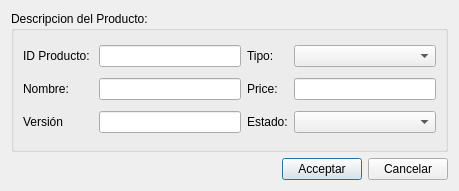
<?xml version="1.0" encoding="UTF-8"?>
<ui version="4.0">
 <class>Dialog</class>
 <widget class="QDialog" name="Dialog">
  <property name="geometry">
   <rect>
    <x>0</x>
    <y>0</y>
    <width>459</width>
    <height>191</height>
   </rect>
  </property>
  <property name="windowTitle">
   <string>Dialog</string>
  </property>
  <layout class="QVBoxLayout" name="verticalLayout">
   <item>
    <widget class="QGroupBox" name="groupBox">
     <property name="title">
      <string>Descripcion del Producto:</string>
     </property>
     <layout class="QGridLayout" name="gridLayout">
      <item row="0" column="1">
       <widget class="QLineEdit" name="productIDEditt"/>
      </item>
      <item row="0" column="2">
       <widget class="QLabel" name="typeLabel">
        <property name="text">
         <string>Tipo:   </string>
        </property>
       </widget>
      </item>
      <item row="0" column="0">
       <widget class="QLabel" name="productIDLabel">
        <property name="text">
         <string>ID Producto: </string>
        </property>
       </widget>
      </item>
      <item row="1" column="0">
       <widget class="QLabel" name="nameLabel">
        <property name="text">
         <string>Nombre:</string>
        </property>
       </widget>
      </item>
      <item row="1" column="1">
       <widget class="QLineEdit" name="nameEdit"/>
      </item>
      <item row="1" column="3">
       <widget class="QLineEdit" name="priceEdit"/>
      </item>
      <item row="1" column="2">
       <widget class="QLabel" name="priceLabel">
        <property name="text">
         <string>Price:</string>
        </property>
       </widget>
      </item>
      <item row="2" column="0">
       <widget class="QLabel" name="versionLabel">
        <property name="text">
         <string>Versión</string>
        </property>
       </widget>
      </item>
      <item row="2" column="1">
       <widget class="QLineEdit" name="versionEdit"/>
      </item>
      <item row="2" column="2">
       <widget class="QLabel" name="statusLabel">
        <property name="text">
         <string>Estado:</string>
        </property>
       </widget>
      </item>
      <item row="0" column="3">
       <widget class="QComboBox" name="typeComboBox"/>
      </item>
      <item row="2" column="3">
       <widget class="QComboBox" name="statusComboBox"/>
      </item>
     </layout>
    </widget>
   </item>
   <item>
    <layout class="QHBoxLayout" name="horizontalLayout">
     <item>
      <spacer name="horizontalSpacer">
       <property name="orientation">
        <enum>Qt::Horizontal</enum>
       </property>
       <property name="sizeHint" stdset="0">
        <size>
         <width>40</width>
         <height>20</height>
        </size>
       </property>
      </spacer>
     </item>
     <item>
      <widget class="QPushButton" name="acceptButton">
       <property name="text">
        <string>Acceptar</string>
       </property>
      </widget>
     </item>
     <item>
      <widget class="QPushButton" name="cancelButton">
       <property name="text">
        <string>Cancelar</string>
       </property>
      </widget>
     </item>
    </layout>
   </item>
  </layout>
 </widget>
 <resources/>
 <connections/>
</ui>
